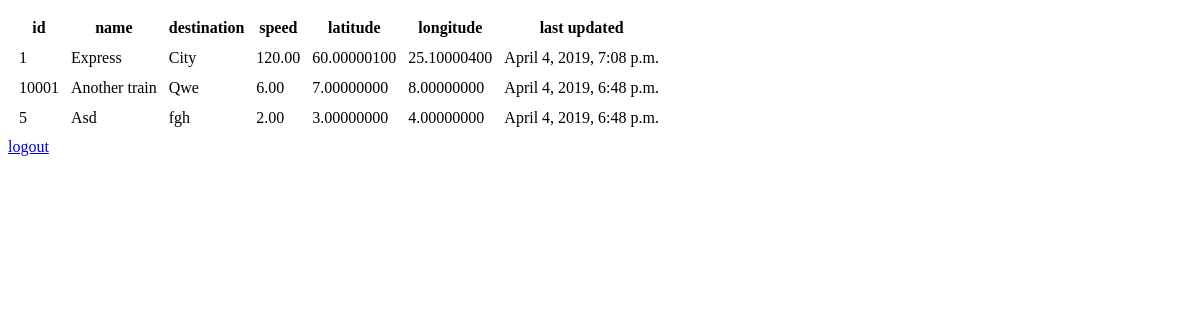
The page /trains/ on the database as committed earlier.
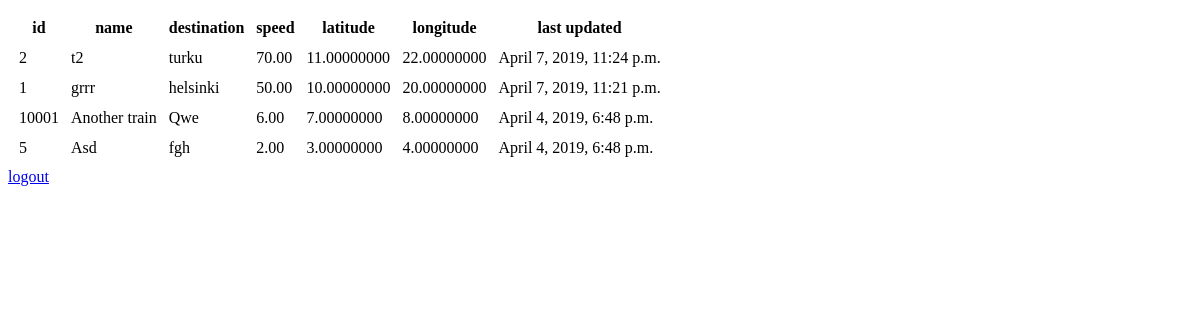
The same page on the database as committed later.
### train_data/models.py (models this page shows)
class Train(models.Model):
    id = models.PositiveIntegerField(primary_key=True)
    name = name = models.CharField(max_length=200)
    destination = models.CharField(max_length=200)
    speed = models.DecimalField(max_digits=6, decimal_places=2)
    latitude = models.DecimalField(max_digits=10, decimal_places=8)
    longitude = models.DecimalField(max_digits=10, decimal_places=8)
    time = models.DateTimeField(auto_now_add=True)
    class Meta:
        ordering = ['-time']

### train_data/views.py (the view)
# urls.py: path('trains/', views.display_trains, name='display_trains'),
def display_trains(request):
    if request.method != 'GET':
        return HttpResponse("Method not allowed.", status=405)
    train_list = Train.objects.all()
    print(len(train_list))
    template = loader.get_template('train_data/trains.html')
    context = {'train_list': train_list}
    return HttpResponse(template.render(context, request))

### train_data/templates/train_data/trains.html (shortened to what this page needs)
<!DOCTYPE html>
<html lang="en">
<head>
</head>
<body>
{% if train_list %}
    <table cellspacing="10">
        <tr>
            <th>id</th>
            <th>name</th>
            <th>destination</th>
            <th>speed</th>
            <th>latitude</th>
            <th>longitude</th>
            <th>last updated</th>
        </tr>
        {% for train in train_list %}
        <tr>
            <td>{{ train.id }}</td>
            <td>{{ train.name }}</td>
            <td>{{ train.destination }}</td>
            <td>{{ train.speed }}</td>
            <td>{{ train.latitude }}</td>
            <td>{{ train.longitude }}</td>
            <td>{{ train.time }}</td>
        </tr>
        {% endfor %}
    </table>
    <div>
    <a href="../logout">logout</a>
    </div>
{% else %}
    <p>No trains are available.</p>
{% endif %}
</body>
</html>

Rows that differ between the two databases and show on the page:
added Train: id "2", name "t2", destination "turku", speed "70.00", latitude "11.00000000", longitude "22.00000000", time "April 7, 2019, 11:24 p.m."
changed Train id 1: name "Express" → "grrr"; destination "City" → "helsinki"; speed "120.00" → "50.00"; latitude "60.00000100" → "10.00000000"; longitude "25.10000400" → "20.00000000"; time "April 4, 2019, 7:08 p.m." → "April 7, 2019, 11:21 p.m."
